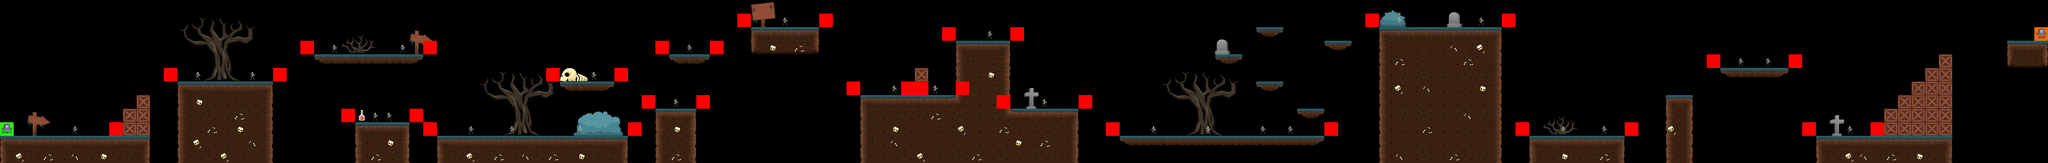

Below is a game level as drawn by its tile map, then a one-line description and the .tmx that defines it (tile-layer data replaced by summaries):
An orthogonal 150x12 tile map with 50x50 px tiles, 7 tile layers (terrain, crates, bg_decoration, skeleton, ...), 6 tilesets.

<map version="1.8" tiledversion="1.8.2" orientation="orthogonal" renderorder="right-down" width="150" height="12" tilewidth="50" tileheight="50" infinite="0" nextlayerid="8" nextobjectid="1">
 <editorsettings>
  <export target="../2/level_2.csv" format="csv" />
 </editorsettings>
 <tileset firstgid="1" source="../tilesets/terrain_tiles.tsx" />
 <tileset firstgid="17" source="../tilesets/crates.tsx" />
 <tileset firstgid="18" source="../tilesets/skeleton_tiles.tsx" />
 <tileset firstgid="20" source="../tilesets/player_tiles.tsx" />
 <tileset firstgid="22" source="../tilesets/bg_decoration.tsx" />
 <tileset firstgid="35" source="../tilesets/potion_tile.tsx" />
 <layer id="3" name="terrain" width="150" height="12">
  <data>[1800 cells, 402 non-empty, 16 distinct tile ids]</data>
 </layer>
 <layer id="4" name="crates" width="150" height="12">
  <data>[1800 cells, 30 non-empty, 1 distinct tile ids]</data>
 </layer>
 <layer id="6" name="bg_decoration" width="150" height="12">
  <data>[1800 cells, 65 non-empty, 13 distinct tile ids]</data>
 </layer>
 <layer id="5" name="skeleton" width="150" height="12">
  <data>[1800 cells, 29 non-empty, 1 distinct tile ids]</data>
 </layer>
 <layer id="2" name="constraints" width="150" height="12">
  <data>[1800 cells, 36 non-empty, 1 distinct tile ids]</data>
 </layer>
 <layer id="7" name="potion" width="150" height="12">
  <data>[1800 cells, 1 non-empty, 1 distinct tile ids]</data>
 </layer>
 <layer id="1" name="player" width="150" height="12">
  <data>[1800 cells, 2 non-empty, 2 distinct tile ids]</data>
 </layer>
</map>
